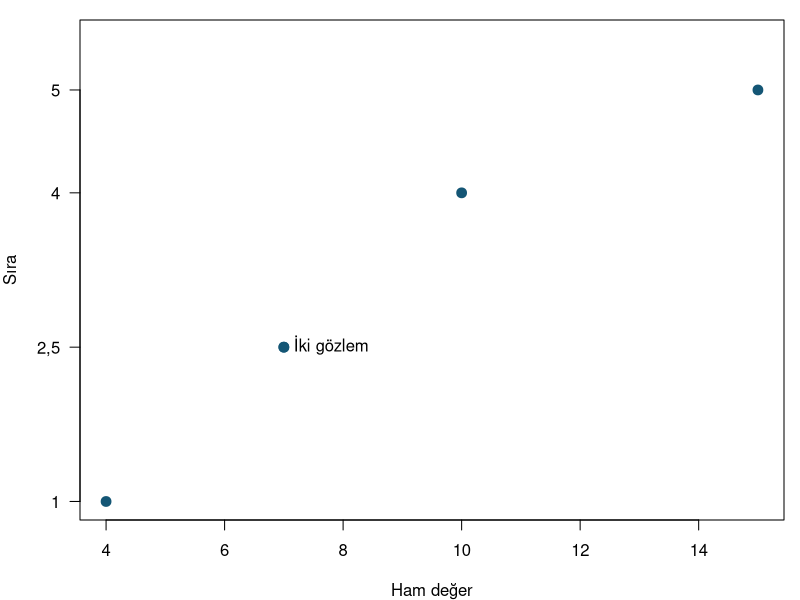
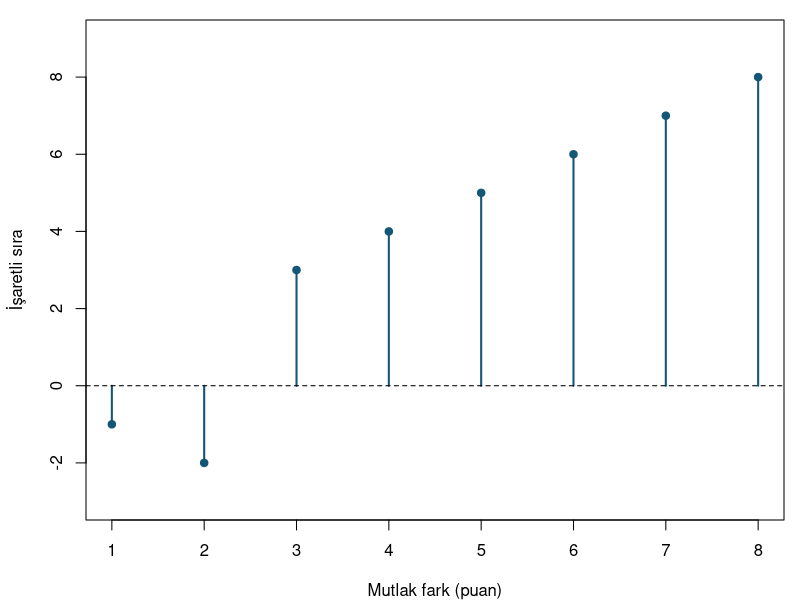
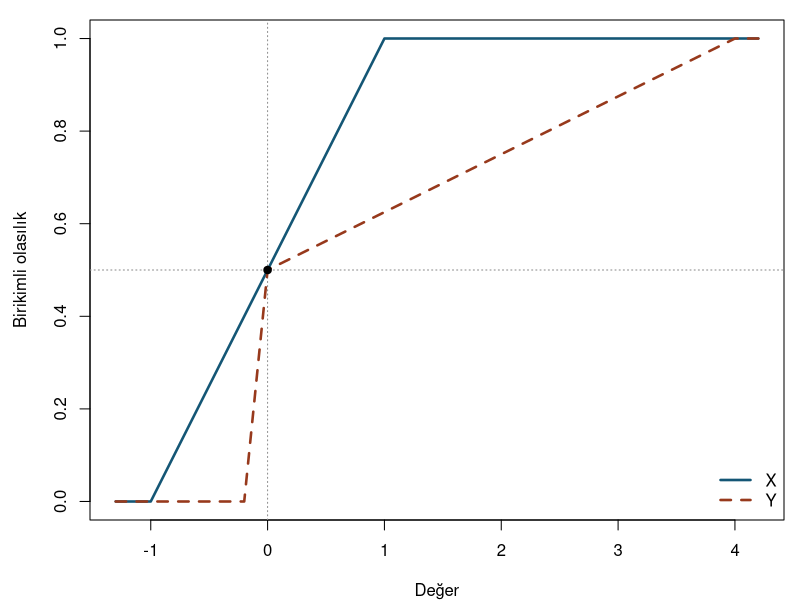

Generate these figures, in order, with R:
## ---- chunk 1
#| label: np-ranks
deger <- c(4, 7, 7, 10, 15)
rank(deger)
## ---- chunk 2
#| label: fig-np-ranks
#| fig-cap: "Ham gözlemler ve ortalama sıraları"
#| fig-alt: "4, 7, 10 ve 15 değerleri 1, 2,5, 4 ve 5 sırasına gider. 7 değerinde iki gözlem çakışır."
#| fig-width: 6.2
#| fig-height: 3.8
par(mar = c(4, 4, 1, 0.8), bg = "white")
plot(deger, rank(deger), pch = 19, cex = 1.3, col = "#145675",
     xlab = "Ham değer", ylab = "Sıra", yaxt = "n", ylim = c(1, 5.5))
axis(2, at = c(1, 2.5, 4, 5), labels = c("1", "2,5", "4", "5"), las = 1)
text(7, 2.5, "İki gözlem", pos = 4)
## ---- chunk 3
#| label: np-sign
once <- c(42, 40, 48, 45, 37, 51, 46, 44)
sonra <- c(41, 38, 51, 49, 42, 57, 53, 52)
fark <- sonra - once
isaret <- binom.test(sum(fark > 0), sum(fark != 0))
c(sifir = sum(fark == 0), artis_payi = mean(fark[fark != 0] > 0),
  p = isaret$p.value)
isaret$conf.int
## ---- chunk 4
#| label: np-signed
degisen <- fark[fark != 0]
mutlak_sira <- rank(abs(degisen))
W_arti <- sum(mutlak_sira[degisen > 0])
W_eksi <- sum(mutlak_sira[degisen < 0])
esli <- wilcox.test(sonra, once, paired = TRUE, exact = TRUE)
fark_testi <- wilcox.test(fark, exact = TRUE)
c(arti = W_arti, eksi = W_eksi, V = unname(esli$statistic),
  esli_p = esli$p.value, fark_p = fark_testi$p.value)
## ---- chunk 5
#| label: fig-np-signed
#| fig-cap: "Farkların işaretlerine göre mutlak sıraları"
#| fig-alt: "Eksi tarafta 1 ve 2 numaralı sıralar, artı tarafta 3 ile 8 arasındaki sıralar bulunur."
#| fig-width: 6.2
#| fig-height: 3.9
par(mar = c(4, 4.3, 1, 0.8), bg = "white")
isaretli_sira <- sign(degisen) * mutlak_sira
plot(abs(degisen), isaretli_sira, type = "h", lwd = 2, col = "#145675",
     xlab = "Mutlak fark (puan)", ylab = "İşaretli sıra", ylim = c(-3, 9))
abline(h = 0, lty = 2)
points(abs(degisen), isaretli_sira, pch = 19, col = "#145675")
## ---- chunk 6
#| label: np-exact
duzenler <- as.matrix(expand.grid(rep(list(c(0, 1)), 3)))
toplamlar <- drop(duzenler %*% (1:3))
c(elle = mean(toplamlar %in% c(0, 6)),
  R = wilcox.test(1:3, exact = TRUE)$p.value)
## ---- chunk 7
#| label: np-u
A <- c(6, 9, 11)
B <- c(4, 6, 8)
n_A <- length(A)
n_B <- length(B)
R_A <- sum(rank(c(A, B))[seq_len(n_A)])
U_A <- R_A - n_A * (n_A + 1) / 2
c(sira_toplami = R_A, U = U_A, theta = U_A / (n_A * n_B),
  R_W = unname(wilcox.test(A, B, exact = FALSE)$statistic))
## ---- chunk 8
#| label: np-u-exact
u_duzenleri <- combn(1:4, 2, sum) - 3
c(elle = mean(u_duzenleri %in% c(0, 4)),
  R = wilcox.test(c(3, 4), c(1, 2), exact = TRUE)$p.value)
## ---- chunk 9
#| label: fig-np-median
#| fig-cap: "Ortak medyana sahip iki farklı dağılım"
#| fig-alt: "X ve Y birikimli dağılım eğrileri sıfırda 0,5 değerini paylaşır. Y sağda 4'e kadar uzanır."
#| fig-width: 6.2
#| fig-height: 4.0
par(mar = c(4, 4.5, 1, 0.8), bg = "white")
F_X <- function(x) punif(x, -1, 1)
F_Y <- function(x) (punif(x, -0.2, 0) + punif(x, 0, 4)) / 2
x <- c(-1.3, -1, -0.2, 0, 1, 4, 4.2)
plot(x, F_X(x), type = "n", xlab = "Değer", ylab = "Birikimli olasılık")
abline(h = 0.5, v = 0, col = "gray55", lty = 3)
lines(x, F_X(x), lwd = 2.5, col = "#145675")
lines(x, F_Y(x), lwd = 2.5, lty = 2, col = "#97391C")
points(0, 0.5, pch = 19)
legend("bottomright", c("X", "Y"), lty = c(1, 2), lwd = 2.5,
       col = c("#145675", "#97391C"), bty = "n")
## ---- chunk 10
#| label: np-kruskal
sube <- list(A = c(1, 2, 3), B = c(3, 4, 5), C = c(6, 7, 8))
sure <- unlist(sube, use.names = FALSE)
grup <- rep(names(sube), lengths(sube))
N <- length(sure)
R_j <- tapply(rank(sure), grup, sum)
H <- 12 / (N * (N + 1)) * sum(R_j^2 / lengths(sube)) - 3 * (N + 1)
t_b <- as.numeric(table(sure))
bag_carpani <- 1 - sum(t_b^3 - t_b) / (N^3 - N)
genel <- kruskal.test(sure, grup)
R_j
c(ham_H = H, C = bag_carpani, duzeltilmis_H = H / bag_carpani,
  R_H = unname(genel$statistic), p = genel$p.value)
## ---- chunk 11
#| label: np-pairs
pairwise.wilcox.test(sure, grup, p.adjust.method = "holm",
                    paired = FALSE, exact = FALSE)
## ---- chunk 12
#| label: np-approx
ref_ort <- sum(mutlak_sira) / 2
ref_ss <- sqrt(sum(mutlak_sira^2) / 4)
z <- (W_arti - ref_ort) / ref_ss
z_duzeltilmis <- (W_arti - ref_ort - 0.5) / ref_ss
c(tam = esli$p.value,
  normal = wilcox.test(fark, exact = FALSE, correct = FALSE)$p.value,
  elle_normal = 2 * pnorm(-abs(z)),
  duzeltmeli = wilcox.test(fark, exact = FALSE, correct = TRUE)$p.value,
  elle_duzeltmeli = 2 * pnorm(-abs(z_duzeltilmis)))
## ---- chunk 13
#| label: np-effect
walsh <- outer(fark, fark, function(x, y) (x + y) / 2)
esli_aralik <- wilcox.test(fark, exact = TRUE, conf.int = TRUE)
c(ham_medyan = median(fark), Walsh = median(walsh[upper.tri(walsh, diag = TRUE)]),
  R_tahmin = unname(esli_aralik$estimate))
esli_aralik$conf.int

a2 <- c(5, 8, 9, 16)
b2 <- c(1, 2, 6, 7)
iki_aralik <- wilcox.test(a2, b2, exact = TRUE, conf.int = TRUE)
c(ham_medyan_farki = median(a2) - median(b2),
  tum_farklar_medyan = median(outer(a2, b2, "-")),
  R_tahmin = unname(iki_aralik$estimate))
iki_aralik$conf.int
## ---- chunk 14
#| label: np-simulation
set.seed(5801)
n <- 40
tekrar <- 4000
sinamalar <- function(x, y) {
  c(Welch = t.test(x, y)$p.value < 0.05,
    Sira = wilcox.test(x, y, exact = FALSE)$p.value < 0.05)
}

kayma <- replicate(tekrar, sinamalar(rnorm(n), rnorm(n, mean = 0.5)))
bicim <- replicate(tekrar, {
  x <- runif(n, -1, 1)
  sol <- rbinom(n, size = 1, prob = 0.5) == 1
  y <- runif(n, min = ifelse(sol, -0.2, 0), max = ifelse(sol, 0, 4))
  sinamalar(x, y)
})
ret <- rbind(Kayma = rowMeans(kayma), Bicim = rowMeans(bicim))
round(ret, 3)
